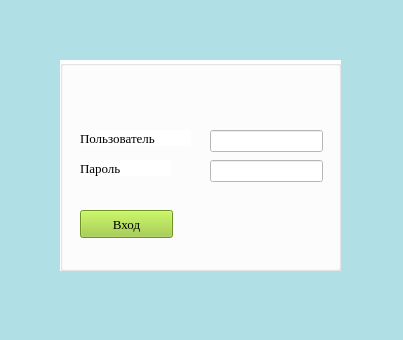
<?xml version="1.0" encoding="UTF-8"?>
<ui version="4.0">
 <class>AuthWindow</class>
 <widget class="QMainWindow" name="AuthWindow">
  <property name="geometry">
   <rect>
    <x>0</x>
    <y>0</y>
    <width>403</width>
    <height>340</height>
   </rect>
  </property>
  <property name="windowTitle">
   <string>Авторизация</string>
  </property>
  <property name="styleSheet">
   <string notr="true">background-color: rgb(176, 224, 230)</string>
  </property>
  <widget class="QWidget" name="centralwidget">
   <widget class="QGroupBox" name="groupBox">
    <property name="geometry">
     <rect>
      <x>60</x>
      <y>60</y>
      <width>281</width>
      <height>211</height>
     </rect>
    </property>
    <property name="styleSheet">
     <string notr="true">background-color: white;
font: 10pt Times New Roman</string>
    </property>
    <property name="title">
     <string/>
    </property>
    <widget class="QLabel" name="label_2">
     <property name="geometry">
      <rect>
       <x>20</x>
       <y>100</y>
       <width>91</width>
       <height>16</height>
      </rect>
     </property>
     <property name="styleSheet">
      <string notr="true">font: 10pt Times New Roman</string>
     </property>
     <property name="text">
      <string>Пароль</string>
     </property>
    </widget>
    <widget class="QLineEdit" name="userPassword">
     <property name="geometry">
      <rect>
       <x>150</x>
       <y>100</y>
       <width>113</width>
       <height>22</height>
      </rect>
     </property>
    </widget>
    <widget class="QLabel" name="label">
     <property name="geometry">
      <rect>
       <x>20</x>
       <y>70</y>
       <width>111</width>
       <height>16</height>
      </rect>
     </property>
     <property name="styleSheet">
      <string notr="true">font: 10pt Times New Roman</string>
     </property>
     <property name="text">
      <string>Пользователь</string>
     </property>
    </widget>
    <widget class="QLineEdit" name="userNam">
     <property name="geometry">
      <rect>
       <x>150</x>
       <y>70</y>
       <width>113</width>
       <height>22</height>
      </rect>
     </property>
    </widget>
    <widget class="QPushButton" name="buttonExit">
     <property name="geometry">
      <rect>
       <x>20</x>
       <y>150</y>
       <width>93</width>
       <height>28</height>
      </rect>
     </property>
     <property name="styleSheet">
      <string notr="true">background-color: rgb(154, 205, 50);
font: 10pt Times New Roman</string>
     </property>
     <property name="text">
      <string>Вход</string>
     </property>
    </widget>
   </widget>
  </widget>
 </widget>
 <resources/>
 <connections/>
</ui>
